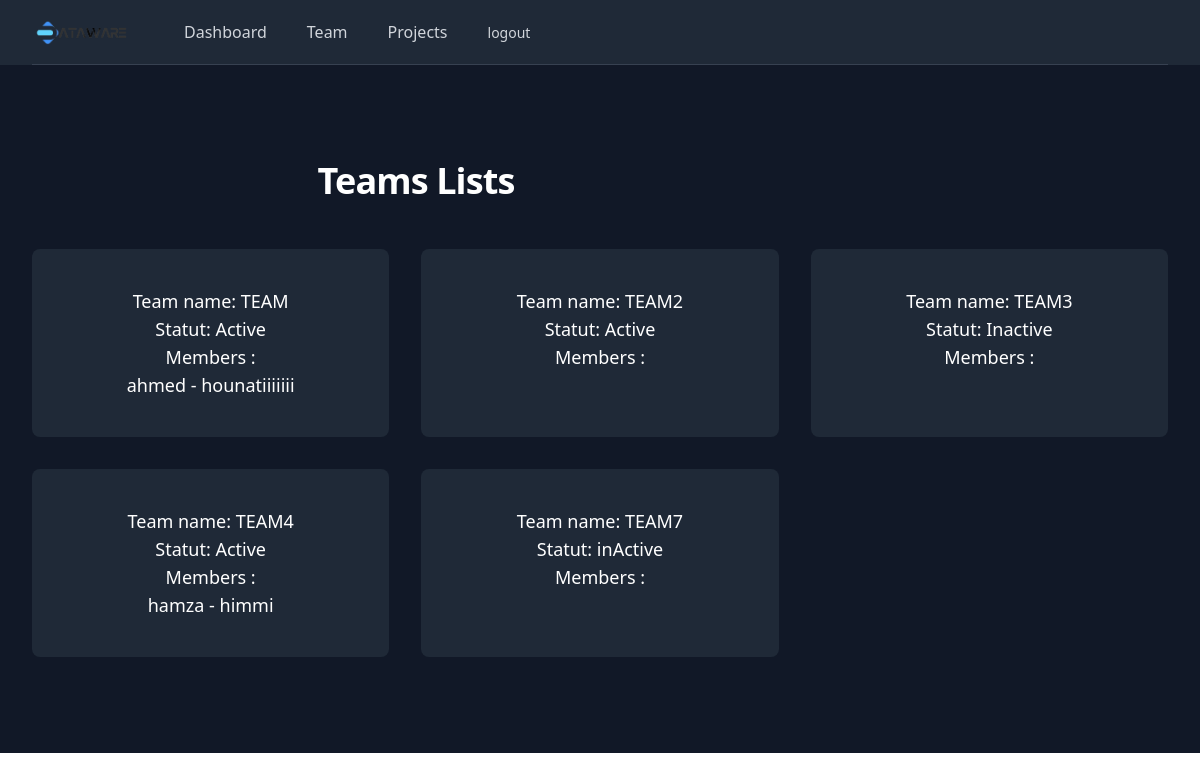
Screenshot of /user/squadsuser.php with the database file from the repository.
### tables this page shows
CREATE TABLE `equipes` (
    `IDEquipe` int(11) NOT NULL,
    `NomEquipe` varchar(255) DEFAULT NULL,
    `Statut` varchar(50) DEFAULT NULL,
    `DateCreation` datetime NOT NULL DEFAULT curtime()
);

CREATE TABLE `perssonel` (
    `Id` int(11) NOT NULL,
    `FirstName` varchar(255) DEFAULT NULL,
    `LastName` varchar(255) DEFAULT NULL,
    `Email` varchar(255) DEFAULT NULL,
    `Passdwd` varchar(255) DEFAULT NULL,
    `Tel` varchar(25) DEFAULT NULL,
    `IDTeam` int(11) DEFAULT NULL,
    `Statut` varchar(255) DEFAULT NULL,
    `DateCreation` datetime NOT NULL DEFAULT curtime(),
    `IDProject` int(11) DEFAULT NULL,
    `role` enum('user', 'scrum_master', 'product_owner') NOT NULL DEFAULT 'user'
);

### classe/User.php (called while the page is built, shortened)
<?php
class User
{
    private $conn;
    public function __construct($conn)
    {
        $this->conn = $conn;
    }
    public function getTeams()
    {
        $sql = "SELECT * FROM equipes";
        $stmt = $this->conn->query($sql);
        $teams = $stmt->fetchAll(PDO::FETCH_ASSOC);
        return $teams;
    }
    public function getTeamMembers($teamId)
    {
        $sql = "SELECT perssonel.FirstName, perssonel.LastName FROM perssonel WHERE IDTeam = :teamId";
        $stmt = $this->conn->prepare($sql);
        $stmt->bindParam(':teamId', $teamId);
        $stmt->execute();
        $members = $stmt->fetchAll(PDO::FETCH_ASSOC);
        return $members;
    }
}

### user/squadsuser.php (the view, shortened to what this page needs)
<?php
require '../includes/conn.inc.php';
require '../classe/User.php';
$teamDashboard = new User($conn);
$teams = $teamDashboard->getTeams();
?>
<!DOCTYPE html>
<html lang="en">
<head>
    <script src="https://cdn.tailwindcss.com"></script>
</head>
<body>
    <div class="min-h-full">
        <nav class="bg-gray-800">
            <div class="max-w-7xl mx-auto sm:px-6 lg:px-8">
                <div class="border-b border-gray-700">
                    <div class="flex items-center justify-between h-16 px-4 sm:px-0">
                        <div class="flex items-center">
                            <div class="flex-shrink-0">
                                <img class="w-[100px]" src="../img/logo-removebg-preview.png" alt="logo">
                            </div>
                            <div class="hidden md:block">
                                <div class="ml-10 flex items-baseline space-x-4">
                                    <a href="./dashboarduser.php" class="text-gray-300 hover:bg-gray-700 hover:text-white block px-3 py-2 rounded-md text-base font-medium">Dashboard</a>
                                    <a href="./squadsuser.php" class="text-gray-300 hover:bg-gray-700 hover:text-white block px-3 py-2 rounded-md text-base font-medium">Team</a>
                                    <a href="./projectsuser.php" class="text-gray-300 hover:bg-gray-700 hover:text-white block px-3 py-2 rounded-md text-base font-medium">Projects</a>
                                    <a href="../logout.php" class="text-gray-300 hover:bg-gray-700 hover:text-white px-3 py-2 rounded-md text-sm font-medium">logout</a>
                                </div>
                            </div>
                        </div>
                    </div>
                </div>
            </div>
        </nav>
        <section class="bg-gray-900">
            <div class="mx-auto py-12 px-4 max-w-7xl sm:px-6 lg:px-8 lg:py-24">
                <div class="space-y-12">
                    <div class="space-y-5 flex justify-around sm:space-y-4 md:max-w-xl lg:max-w-3xl xl:max-w-none">
                        <h2 class="text-3xl font-extrabold text-white tracking-tight sm:text-4xl">Teams Lists</h2>
                    </div>
                    <ul role="list" class="space-y-4 sm:grid sm:grid-cols-2 sm:gap-6 sm:space-y-0 lg:grid-cols-3 lg:gap-8">
                        <?php foreach ($teams as $team) : ?>
                            <li class="py-10 px-6 bg-gray-800 text-center rounded-lg xl:px-10 xl:text-left">
                                <div class="space-y-6 xl:space-y-10">
                                    <div class="space-y-2 xl:flex xl:items-center xl:justify-between">
                                        <div class="font-medium text-lg leading-6 space-y-1">
                                            <h3 class="text-white"> Team name: <?php echo $team['NomEquipe']; ?></h3>
                                            <p class="text-white"> Statut: <?php echo $team['Statut']; ?></p>
                                            <h2 class="text-white">Members : </h2>
                                            <?php $members = $teamDashboard->getTeamMembers($team['IDEquipe']); ?>
                                            <?php foreach ($members as $member) : ?>
                                                <h3 class="text-white"><?php echo $member['FirstName']; ?> - <?php echo $member['LastName']; ?></h3>
                                            <?php endforeach; ?>
                                        </div>
                                    </div>
                                </div>
                            </li>
                        <?php endforeach; ?>
                    </ul>
                </div>
            </div>
        </section>
    </div>
</body>
</html>

### rows the page displays
equipes: NomEquipe "TEAM", Statut "Active"
perssonel: FirstName "ahmed", LastName "hounatiiiiiii"
equipes: NomEquipe "TEAM2", Statut "Active"
equipes: NomEquipe "TEAM3", Statut "Inactive"
equipes: NomEquipe "TEAM4", Statut "Active"
perssonel: FirstName "hamza", LastName "himmi"
equipes: NomEquipe "TEAM7", Statut "inActive"
